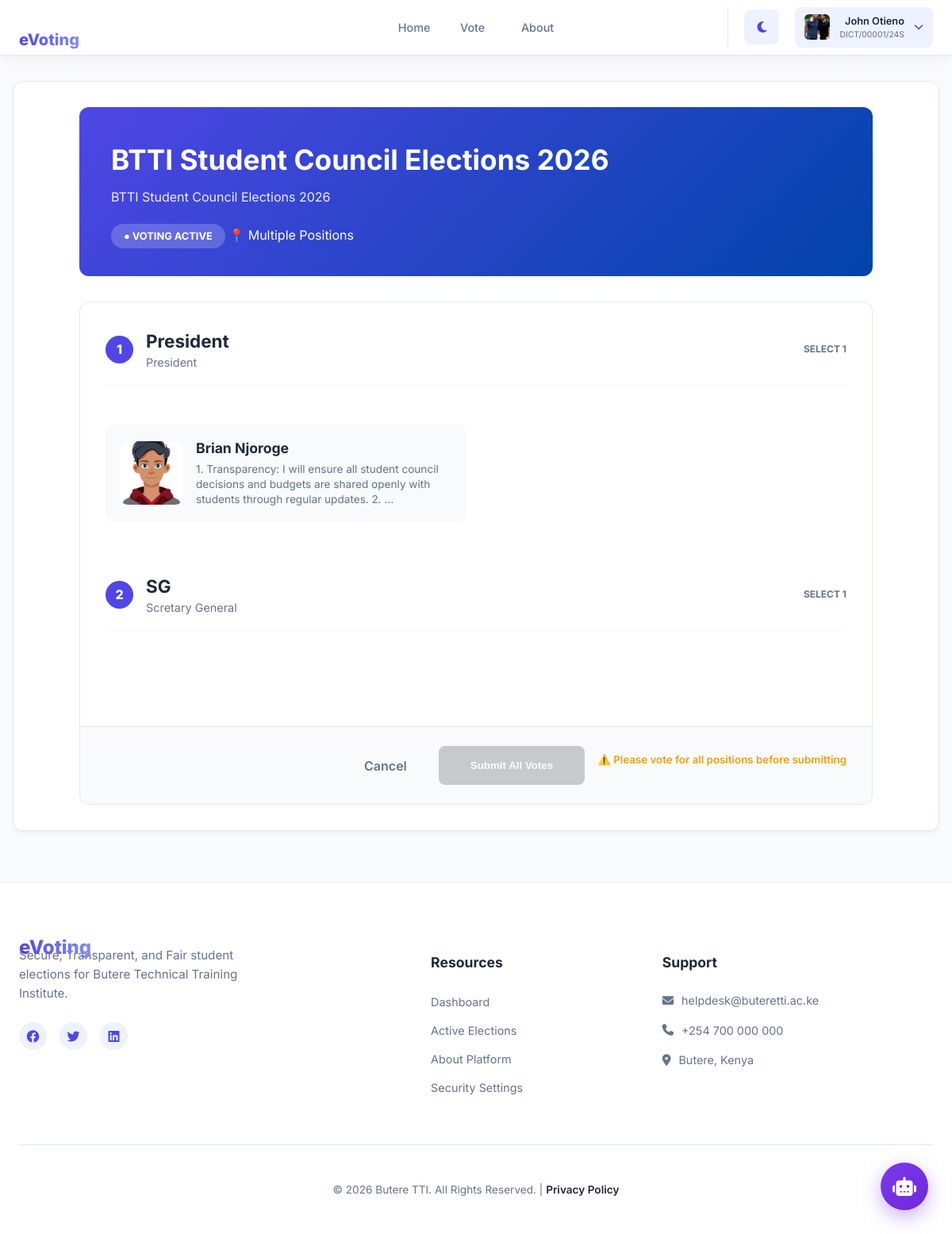
The app's page /student/elections/2/vote/ (signed in) with its own data.
### core/models.py (models this page shows, shortened)
class User(AbstractUser):
	username = None  # Remove username field
	email = models.EmailField('email address', unique=True, null=True, blank=True)
	admission_number = models.CharField(
		max_length=20,
		unique=True,
		null=True,
		blank=True,
		validators=[
			RegexValidator(
				regex=ADMISSION_NUMBER_REGEX,
				message='Admission number must be in the format PROGRAM/01542/24S',
				code='invalid_admission_number'
			)
		]
	)
	full_name = models.CharField(max_length=255)
	programme = models.CharField(max_length=100, null=True, blank=True)
	year_of_study = models.PositiveIntegerField(null=True, blank=True)
	is_student = models.BooleanField(default=False)
	password_changed = models.BooleanField(default=False)  # Track first login password change
	profile_picture = models.ImageField(upload_to='profile_pictures/%Y/%m/%d/', null=True, blank=True)
	objects = UserManager()
	USERNAME_FIELD = 'email'
	REQUIRED_FIELDS = ['full_name']

class Election(models.Model):
	STATUS_CHOICES = [
		('draft', 'Draft'),
		('active', 'Active'),
		('closed', 'Closed'),
	]
	title = models.CharField(max_length=255)
	description = models.TextField(blank=True)
	start_datetime = models.DateTimeField()
	end_datetime = models.DateTimeField()
	status = models.CharField(max_length=20, choices=STATUS_CHOICES, default='draft')
	created_at = models.DateTimeField(auto_now_add=True)
	updated_at = models.DateTimeField(auto_now=True)
	class Meta:
		ordering = ['-created_at']
	def is_active(self):
		now = timezone.now()
		return self.status == 'active' and self.start_datetime <= now < self.end_datetime

class Position(models.Model):
	election = models.ForeignKey(Election, on_delete=models.PROTECT, related_name='positions')
	title = models.CharField(max_length=255)
	description = models.TextField(blank=True)
	order = models.PositiveIntegerField(default=0)
	created_at = models.DateTimeField(auto_now_add=True)
	class Meta:
		ordering = ['order', 'title']
		unique_together = ('election', 'title')

class Candidate(models.Model):
	position = models.ForeignKey(Position, on_delete=models.CASCADE, related_name='candidates',null=True)
	user = models.ForeignKey(User, on_delete=models.CASCADE, related_name='candidacies')
	full_name = models.CharField(max_length=255)
	photo = models.ImageField(upload_to='candidates/%Y/%m/%d/', null=True, blank=True)
	manifesto = models.TextField(blank=True)
	approved = models.BooleanField(default=False)
	created_at = models.DateTimeField(auto_now_add=True)
	class Meta:
		unique_together = ('position', 'user')
		ordering = ['full_name']

### core/views.py (the view, shortened to what this page needs)
# urls.py: path('student/elections/<int:election_pk>/vote/', views.vote, name='vote'),
@login_required(login_url='student_login')
@voting_page_required
@require_http_methods(["GET", "POST"])
def vote(request, election_pk):
    election = get_object_or_404(Election, pk=election_pk)
    if not election.is_active():
        messages.error(request, 'This election is not active')
        return redirect('elections_list')
    approved_candidates = Candidate.objects.filter(approved=True)
    positions = election.positions.prefetch_related(
        Prefetch('candidates', queryset=approved_candidates)
    ).all()
    context = {
        'election': election,
        'positions': positions,
    }
    return render(request, 'core/vote.html', context)

### core/auth_backend.py (called while the page is built)
    def get_user(self, user_id):
        UserModel = get_user_model()
        try:
            return UserModel.objects.get(pk=user_id)
        except UserModel.DoesNotExist:
            return None

### core/models.py (called while the page is built)
	@classmethod
	def get_status(cls):
		obj, created = cls.objects.get_or_create(pk=1)
		return obj

### core/templates/core/vote.html (shortened to what this page needs)
{% extends 'base_student.html' %}
{% block content %}
<div class="voting-container">
    <div class="voting-header">
        <div class="header-content">
            <h1>{{ election.title }}</h1>
            <p class="subtitle">{{ election.description }}</p>
            <div class="election-meta">
                <span class="meta-badge status-active">● VOTING ACTIVE</span>
                <span class="meta-info">📍 Multiple Positions</span>
            </div>
        </div>
    </div>
    <form method="post" class="voting-form-card">
        <div class="positions-wrapper">
            {% if positions %}
            {% for position in positions %}
            <div class="position-group">
                <div class="position-title-bar">
                    <div class="pos-num">{{ forloop.counter }}</div>
                    <div class="pos-text">
                        <h2>{{ position.title }}</h2>
                        {% if position.description %}<p>{{ position.description }}</p>{% endif %}
                    </div>
                    <span class="pos-badge">Select 1</span>
                </div>
                <div class="candidates-grid">
                    {% for candidate in position.candidates.all %}
                    <div class="candidate-item">
                        <label for="candidate_{{ candidate.id }}" class="candidate-box">
                            <div class="candidate-photo-frame">
                                {% if candidate.photo %}
                                <img src="{{ candidate.photo.url }}" alt="{{ candidate.full_name }}">
                                {% else %}
                                <div class="photo-placeholder">👤</div>
                                {% endif %}
                            </div>
                            <div class="candidate-info">
                                <h3 class="candidate-name">{{ candidate.full_name }}</h3>
                                <p class="candidate-manifesto">
                                    {% if candidate.manifesto %}{{ candidate.manifesto|truncatewords:20 }}{% else %}No
                                    manifesto provided.{% endif %}
                                </p>
                            </div>
                        </label>
                    </div>
                    {% endfor %}
                </div>
            </div>
            {% endfor %}
            {% else %}
            <div class="empty-ballot">
                <h3>No Positions Available</h3>
                <p>There are no open positions to vote for in this election.</p>
            </div>
            {% endif %}
        </div>
        <div class="ballot-footer">
            <a href="{% url 'elections_list' %}" class="btn-cancel">Cancel</a>
            <button type="submit" class="btn-submit" id="submit-btn" disabled>
                Submit All Votes
            </button>
            <small id="incomplete-warning" class="incomplete-text" style="display: none;">
                ⚠️ Please vote for all positions before submitting
            </small>
        </div>
    </form>
</div>
{% endblock %}

### templates/base_student.html (shortened to what this page needs)
{% load static %}
<!DOCTYPE html>
<html lang="en" data-theme="light">
<head>
    <link rel="stylesheet" href="https://cdnjs.cloudflare.com/ajax/libs/font-awesome/6.4.0/css/all.min.css">
</head>
<body>
    <nav class="navbar-student">
        <div class="navbar-container">
            <a href="{% url 'student_dashboard' %}" style="text-decoration: none;">
                <span class="brand-text">eVoting</span>
            </a>
            <div class="navbar-menu-content" id="nav-menu">
                <ul class="navbar-nav">
                    <li><a href="{% url 'student_dashboard' %}"
                            class="nav-link {% if request.resolver_match.url_name == 'student_dashboard' %}active{% endif %}">Home</a>
                    </li>
                    <li><a href="{% url 'elections_list' %}"
                            class="nav-link  {% if request.resolver_match.url_name == 'elections_list' %}active{% endif %}">Vote</a>
                    </li>
                    <li class="nav-item">
                        <a href="{% url 'about' %}"
                            class="nav-link {% if request.resolver_match.url_name == 'about' %}active{% endif %}">
                            About
                        </a>
                    </li>
                </ul>
                <div class="navbar-actions">
                    <button id="theme-toggle" class="theme-toggle-btn">
                        <i class="fas fa-moon"></i>
                    </button>
                    <div class="student-profile-dropdown">
                        <div class="profile-trigger">
                            <div class="profile-avatar">
                                {% if user.profile_picture %}
                                <img src="{{ user.profile_picture.url }}" alt="Profile picture" class="avatar-image">
                                {% else %}
                                {% if user.full_name %}
                                {{ user.full_name|first|upper }}
                                {% else %}
                                {{ user.username|first|upper }}
                                {% endif %}
                                {% endif %}
                            </div>
                            <div class="profile-info">
                                <span class="profile-name">{{ user.full_name|default:user.username }}</span>
                                <span class="profile-admission">{{ user.admission_number }}</span>
                            </div>
                            <i class="fas fa-chevron-down"></i>
                        </div>
                    </div>
                </div>
            </div>
        </div>
    </nav>
    <main class="portal-container">
        <div class="main-card">
            {% block content %}{% endblock %}
        </div>
    </main>
    <footer class="portal-footer">
        <div class="footer-container">
            <div class="footer-grid">
                <div class="footer-brand">
                    <span class="brand-text">eVoting</span>
                    <p class="footer-motto">Secure, Transparent, and Fair student elections for Butere Technical
                        Training Institute.</p>
                    <div class="social-links">
                        <a href="#"><i class="fab fa-facebook"></i></a>
                        <a href="#"><i class="fab fa-twitter"></i></a>
                        <a href="#"><i class="fab fa-linkedin"></i></a>
                    </div>
                </div>
                <div class="footer-links">
                    <h4>Resources</h4>
                    <ul>
                        <li><a href="{% url 'student_dashboard' %}">Dashboard</a></li>
                        <li><a href="{% url 'elections_list' %}">Active Elections</a></li>
                        <li><a href="{% url 'about' %}">About Platform</a></li>
                        <li><a href="{% url 'change_password' %}">Security Settings</a></li>
                    </ul>
                </div>
                <div class="footer-contact">
                    <h4>Support</h4>
                    <p><i class="fas fa-envelope"></i> helpdesk@buteretti.ac.ke</p>
                    <p><i class="fas fa-phone"></i> +254 700 000 000</p>
                    <p><i class="fas fa-map-marker-alt"></i> Butere, Kenya</p>
                </div>
            </div>
            <div class="footer-bottom">
                <p>&copy; 2026 Butere TTI. All Rights Reserved. | <a href="#">Privacy Policy</a></p>
            </div>
        </div>
    </footer>
    {% include 'includes/floating_chatbot.html' %}
</body>
</html>

### core/templates/includes/floating_chatbot.html (shortened to what this page needs)
{% if user.is_authenticated %}
<div class="floating-chatbot-container">
    <a href="{% if user.is_student %}{% url 'chat' %}{% else %}{% url 'admin_chat' %}{% endif %}"
        class="floating-chatbot-btn"
        title="{% if user.is_student %}Voting Assistant{% else %}Admin Assistant{% endif %}">
        <i class="fas fa-robot"></i>
    </a>
</div>
{% endif %}

### core/templates/core/vote.html (style rules this page uses)
.voting-container { max-width: 1000px; margin: 0 auto; color: var(--text-main); }
.voting-header { background: linear-gradient(135deg, var(--primary) 0%, #0044aa 100%); color: white; padding: 2.5rem; border-radius: 12px; margin-bottom: 2rem; }
.voting-header h1 { margin: 0; font-size: 2.2rem; }
.voting-header .subtitle { opacity: 0.9; margin: 0.5rem 0 1.5rem; }
.meta-badge { background: rgba(255, 255, 255, 0.2); padding: 0.5rem 1rem; border-radius: 50px; font-size: 0.8rem; font-weight: 700; }
.voting-form-card { background: var(--card-bg); border: 1px solid var(--border-color); border-radius: 12px; overflow: hidden; }
.positions-wrapper { padding: 2rem; }
.position-group { margin-bottom: 4rem; }
.position-title-bar { display: flex; align-items: center; gap: 1rem; margin-bottom: 1.5rem; padding-bottom: 1rem; border-bottom: 2px solid var(--bg-body); }
.pos-num { width: 35px; height: 35px; background: var(--primary); color: white; border-radius: 50%; display: grid; place-items: center; font-weight: 800; }
.pos-text { flex: 1; }
.pos-text h2 { margin: 0; font-size: 1.4rem; color: var(--text-main); }
.pos-text p { margin: 0; color: var(--text-muted); font-size: 0.9rem; }
.pos-badge { font-size: 0.75rem; font-weight: 700; color: var(--text-muted); text-transform: uppercase; }
.candidates-grid { display: grid; grid-template-columns: repeat(auto-fill, minmax(300px, 1fr)); gap: 1.5rem; }
.candidate-item { margin-top: 1.5em; }
.candidate-box { display: flex; align-items: center; gap: 1rem; padding: 1rem; background: var(--bg-body); border: 2px solid transparent; border-radius: 12px; cursor: pointer; transition: 0.2s ease; height: 100%; }
.candidate-photo-frame { position: relative; width: 80px; height: 80px; flex-shrink: 0; }
.candidate-photo-frame img, .photo-placeholder { width: 100%; height: 100%; border-radius: 10px; object-fit: cover; background: var(--border-color); }
.candidate-name { margin: 0; font-size: 1.1rem; color: var(--text-main); }
.candidate-manifesto { font-size: 0.85rem; color: var(--text-muted); margin: 4px 0 0; line-height: 1.4; }
.ballot-footer { background: var(--bg-body); padding: 1.5rem 2rem; display: flex; justify-content: flex-end; gap: 1rem; border-top: 1px solid var(--border-color); }
.btn-submit { background: var(--primary); color: white; border: none; padding: 0.8rem 2.5rem; border-radius: 8px; font-weight: 700; cursor: pointer; transition: 0.2s; }
.btn-cancel { text-decoration: none; color: var(--text-muted); padding: 0.8rem 1.5rem; font-weight: 600; }
.btn-submit:disabled { opacity: 0.5; cursor: not-allowed; background-color: #999; }
.incomplete-text { color: #f59e0b; font-weight: 600; margin-top: 0.5rem; display: block; text-align: center; }

### core/templates/includes/floating_chatbot.html (style rules this page uses)
.floating-chatbot-container { position: fixed; bottom: 30px; right: 30px; z-index: 999; animation: slideInUp 0.5s ease-out; }
.floating-chatbot-btn { width: 60px; height: 60px; background: linear-gradient(135deg, #7c3aed, #6d28d9); border-radius: 50%; display: flex; align-items: center; justify-content: center; color: white; font-size: 24px; box-shadow: 0 8px 25px rgba(124, 58, 237, 0.4); text-decoration: none; transition: all 0.3s ease; position: relative; }

### records on screen
User: profile_picture (picture), full_name "John Otieno", admission_number "DICT/00001/24S"
Election: title "BTTI Student Council Elections 2026", description "BTTI Student Council Elections 2026"
Position: title "President", description "President"
Candidate: photo (picture), full_name "Brian Njoroge", manifesto "1. Transparency: I will ensure all student council decisions and budgets are shared openly with students through regular updates. 2. …"
Position: title "SG", description "Scretary General"
